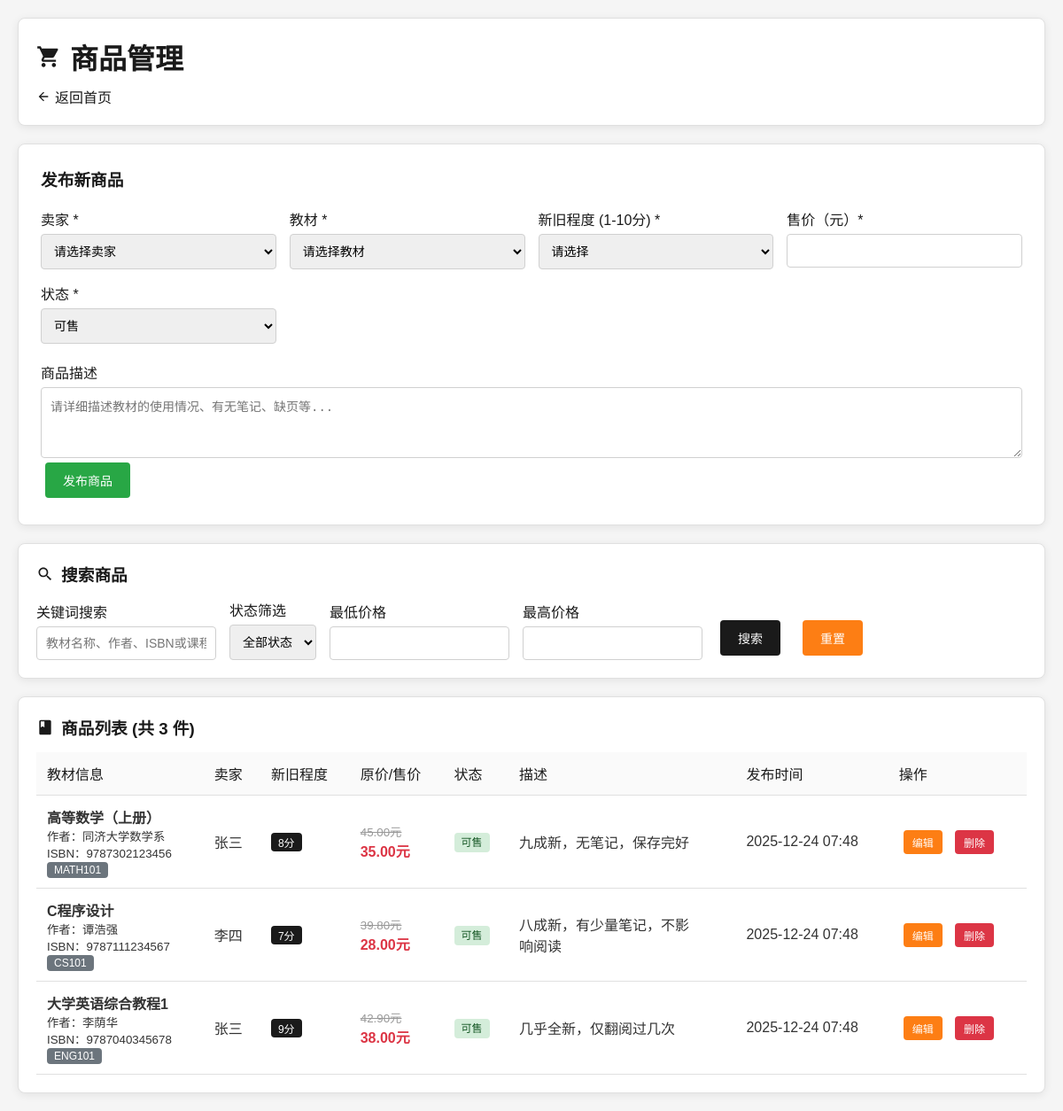
The page /products.php (signed in) on the database its author committed.
### tables this page shows
CREATE TABLE products (
    product_id INT PRIMARY KEY AUTO_INCREMENT,
    seller_id INT NOT NULL,
    book_id INT NOT NULL,
    condition_score TINYINT DEFAULT 5 COMMENT '教材新旧程度1-10分',
    selling_price DECIMAL(10,2) NOT NULL,
    description TEXT,
    status ENUM('available', 'reserved', 'sold') DEFAULT 'available',
    images VARCHAR(500) COMMENT '图片路径，多个用逗号分隔',
    created_at TIMESTAMP DEFAULT CURRENT_TIMESTAMP,
    updated_at TIMESTAMP DEFAULT CURRENT_TIMESTAMP ON UPDATE CURRENT_TIMESTAMP,
    FOREIGN KEY (seller_id) REFERENCES users(user_id),
    FOREIGN KEY (book_id) REFERENCES textbooks(book_id)
);

CREATE TABLE textbooks (
    book_id INT PRIMARY KEY AUTO_INCREMENT,
    isbn VARCHAR(20) NOT NULL,
    title VARCHAR(200) NOT NULL,
    author VARCHAR(100),
    publisher VARCHAR(100),
    edition VARCHAR(20),
    course_code VARCHAR(20),
    course_name VARCHAR(100),
    teacher_name VARCHAR(50),
    original_price DECIMAL(10,2),
    created_at TIMESTAMP DEFAULT CURRENT_TIMESTAMP
);

CREATE TABLE users (
    user_id INT PRIMARY KEY AUTO_INCREMENT,
    username VARCHAR(50) UNIQUE NOT NULL,
    password VARCHAR(255) NOT NULL,
    email VARCHAR(100) UNIQUE NOT NULL,
    phone VARCHAR(20),
    student_id VARCHAR(20),
    credit_score DECIMAL(3,1) DEFAULT 5.0,
    created_at TIMESTAMP DEFAULT CURRENT_TIMESTAMP,
    updated_at TIMESTAMP DEFAULT CURRENT_TIMESTAMP ON UPDATE CURRENT_TIMESTAMP
);

### config.php (called while the page is built, shortened)
<?php
function formatPrice($price) {
    return number_format($price, 2) . '元';
}
function formatDate($date) {
    return date('Y-m-d H:i', strtotime($date));
}
function getStatusText($status) {
    $statusMap = [
        'available' => '可售',
        'reserved' => '预订中',
        'sold' => '已售',
        'pending' => '待确认',
        'confirmed' => '已确认',
        'completed' => '已完成',
        'cancelled' => '已取消',
        'active' => '求购中',
        'matched' => '已匹配',
        'closed' => '已关闭'
    ];
    return isset($statusMap[$status]) ? $statusMap[$status] : $status;
}
?>

### products.php (the view, shortened to what this page needs)
<?php
require_once 'config.php';
$pdo = getDBConnection();
$search = isset($_GET['search']) ? sanitizeInput($_GET['search']) : '';
$price_min = isset($_GET['price_min']) ? floatval($_GET['price_min']) : 0;
$price_max = isset($_GET['price_max']) ? floatval($_GET['price_max']) : 0;
$where_conditions = [];
$params = [];
$where_clause = $where_conditions ? 'WHERE ' . implode(' AND ', $where_conditions) : '';
$sql = "SELECT p.*, t.title, t.author, t.isbn, t.course_code, t.course_name, t.original_price, u.username
        FROM products p
        LEFT JOIN textbooks t ON p.book_id = t.book_id
        LEFT JOIN users u ON p.seller_id = u.user_id
        $where_clause
        ORDER BY p.created_at DESC";
$stmt = $pdo->prepare($sql);
$stmt->execute($params);
$products = $stmt->fetchAll();
$edit_product = null;
?>
<!DOCTYPE html>
<html lang="zh-CN">
<head>
</head>
<body>
    <div class="container">
        <div class="header">
            <h1>
                商品管理
            </h1>
            <p>
                <a href="index.php" class="nav-link">
                    <svg viewBox="0 0 24 24"><path d="M20 11H7.83l5.59-5.59L12 4l-8 8 8 8 1.41-1.41L7.83 13H20v-2z"/></svg>
                    返回首页
                </a>
            </p>
        </div>
        <div class="form-section">
            <h3><?php echo $edit_product ? '编辑商品' : '发布新商品'; ?></h3>
            <form method="POST">
                <div class="form-grid">
                    <div class="form-group">
                        <label for="seller_id">卖家 *</label>
                        <select id="seller_id" name="seller_id" required>
                            <option value="">请选择卖家</option>
                        </select>
                    </div>
                    <div class="form-group">
                        <label for="book_id">教材 *</label>
                        <select id="book_id" name="book_id" required>
                            <option value="">请选择教材</option>
                        </select>
                    </div>
                    <div class="form-group">
                        <label for="condition_score">新旧程度 (1-10分) *</label>
                        <select id="condition_score" name="condition_score" required>
                            <option value="">请选择</option>
                        </select>
                    </div>
                    <div class="form-group">
                        <label for="selling_price">售价（元）*</label>
                        <input type="number" step="0.01" id="selling_price" name="selling_price" required
                               value="<?php echo $edit_product ? $edit_product['selling_price'] : ''; ?>">
                    </div>
                    <div class="form-group">
                        <label for="status">状态 *</label>
                        <select id="status" name="status" required>
                            <option value="available" <?php echo ($edit_product && $edit_product['status'] == 'available') ? 'selected' : ''; ?>>可售</option>
                        </select>
                    </div>
                </div>
                <div class="form-group">
                    <label for="description">商品描述</label>
                    <textarea id="description" name="description" placeholder="请详细描述教材的使用情况、有无笔记、缺页等..."><?php echo $edit_product ? htmlspecialchars($edit_product['description']) : ''; ?></textarea>
                </div>
                <button type="submit" class="btn btn-success">
                    <?php echo $edit_product ? '更新商品' : '发布商品'; ?>
                </button>
            </form>
        </div>
        <div class="search-section">
            <h3>
                <svg viewBox="0 0 24 24"><path d="M15.5 14h-.79l-.28-.27C15.41 12.59 16 11.11 16 9.5 16 5.91 13.09 3 9.5 3S3 5.91 3 9.5 5.91 16 9.5 16c1.61 0 3.09-.59 4.23-1.57l.27.28v.79l5 4.99L20.49 19l-4.99-5zm-6 0C7.01 14 5 11.99 5 9.5S7.01 5 9.5 5 14 7.01 14 9.5 11.99 14 9.5 14z"/></svg>
                搜索商品
            </h3>
            <form method="GET" class="search-form">
                <div class="form-group">
                    <label for="search">关键词搜索</label>
                    <input type="text" id="search" name="search" placeholder="教材名称、作者、ISBN或课程" value="<?php echo htmlspecialchars($search); ?>">
                </div>
                <div class="form-group">
                    <label for="status_filter">状态筛选</label>
                    <select id="status_filter" name="status_filter">
                        <option value="">全部状态</option>
                    </select>
                </div>
                <div class="form-group">
                    <label for="price_min">最低价格</label>
                    <input type="number" step="0.01" id="price_min" name="price_min" value="<?php echo $price_min > 0 ? $price_min : ''; ?>">
                </div>
                <div class="form-group">
                    <label for="price_max">最高价格</label>
                    <input type="number" step="0.01" id="price_max" name="price_max" value="<?php echo $price_max > 0 ? $price_max : ''; ?>">
                </div>
                <button type="submit" class="btn btn-primary">搜索</button>
                <a href="products.php" class="btn btn-warning">重置</a>
            </form>
        </div>
        <div class="table-section">
            <h3>
                <svg viewBox="0 0 24 24"><path d="M18 2H6c-1.1 0-2 .9-2 2v16c0 1.1.9 2 2 2h12c1.1 0 2-.9 2-2V4c0-1.1-.9-2-2-2zM6 4h5v8l-2.5-1.5L6 12V4z"/></svg>
                商品列表 (共 <?php echo count($products); ?> 件)
            </h3>
            <?php if (empty($products)): ?>
                <p style="text-align: center; color: #666; margin: 40px 0;">暂无商品信息</p>
            <?php else: ?>
                <table>
                    <thead>
                        <tr>
                            <th>教材信息</th>
                            <th>卖家</th>
                            <th>新旧程度</th>
                            <th>原价/售价</th>
                            <th>状态</th>
                            <th>描述</th>
                            <th>发布时间</th>
                            <th>操作</th>
                        </tr>
                    </thead>
                    <tbody>
                        <?php foreach ($products as $product): ?>
                            <tr>
                                <td>
                                    <strong><?php echo htmlspecialchars($product['title']); ?></strong><br>
                                    <small>作者：<?php echo htmlspecialchars($product['author']); ?></small><br>
                                    <small>ISBN：<?php echo htmlspecialchars($product['isbn']); ?></small>
                                    <?php if ($product['course_code']): ?>
                                        <br><span class="course-tag"><?php echo htmlspecialchars($product['course_code']); ?></span>
                                    <?php endif; ?>
                                </td>
                                <td><?php echo htmlspecialchars($product['username']); ?></td>
                                <td>
                                    <span class="condition-score"><?php echo $product['condition_score']; ?>分</span>
                                </td>
                                <td>
                                    <?php if ($product['original_price']): ?>
                                        <small style="text-decoration: line-through; color: #999;"><?php echo formatPrice($product['original_price']); ?></small><br>
                                    <?php endif; ?>
                                    <span class="price"><?php echo formatPrice($product['selling_price']); ?></span>
                                </td>
                                <td>
                                    <span class="status-badge status-<?php echo $product['status']; ?>">
                                        <?php echo getStatusText($product['status']); ?>
                                    </span>
                                </td>
                                <td>
                                    <?php if ($product['description']): ?>
                                        <div style="max-width: 200px; overflow: hidden; text-overflow: ellipsis;">
                                            <?php echo htmlspecialchars(mb_substr($product['description'], 0, 50)); ?>
                                        </div>
                                    <?php else: ?>
                                        <span style="color: #999;">无描述</span>
                                    <?php endif; ?>
                                </td>
                                <td><?php echo formatDate($product['created_at']); ?></td>
                                <td>
                                    <a href="?edit=<?php echo $product['product_id']; ?>" class="btn btn-warning btn-small">编辑</a>
                                    <form method="POST" style="display: inline;" onsubmit="return confirm('确定要删除这个商品吗？')">
                                        <button type="submit" class="btn btn-danger btn-small">删除</button>
                                    </form>
                                </td>
                            </tr>
                        <?php endforeach; ?>
                    </tbody>
                </table>
            <?php endif; ?>
        </div>
    </div>
</body>
</html>

### products.php (style rules this page uses)
* { margin: 0; padding: 0; box-sizing: border-box; }
body { font-family: 'Microsoft YaHei', Arial, sans-serif; background: #f5f5f5; min-height: 100vh; color: #333; }
.container { max-width: 1400px; margin: 0 auto; padding: 20px; }
.header { background: #ffffff; padding: 20px; border-radius: 8px; margin-bottom: 20px; box-shadow: 0 2px 10px rgba(0, 0, 0, 0.08); border: 1px solid #e0e0e0; }
.header h1 { color: #1a1a1a; margin-bottom: 10px; display: flex; align-items: center; gap: 10px; }
.header h1 svg { width: 28px; height: 28px; fill: #1a1a1a; }
.nav-link { color: #1a1a1a; text-decoration: none; font-weight: 500; display: inline-flex; align-items: center; gap: 5px; }
.nav-link svg { width: 16px; height: 16px; fill: currentColor; }
.form-section { background: #ffffff; padding: 25px; border-radius: 8px; margin-bottom: 20px; box-shadow: 0 2px 10px rgba(0, 0, 0, 0.08); border: 1px solid #e0e0e0; }
.form-section h3 { color: #1a1a1a; margin-bottom: 20px; }
.form-grid { display: grid; grid-template-columns: repeat(auto-fit, minmax(250px, 1fr)); gap: 15px; margin-bottom: 20px; }
.form-group { display: flex; flex-direction: column; }
.form-group label { margin-bottom: 5px; font-weight: 500; color: #1a1a1a; }
.form-group input, .form-group select, .form-group textarea { padding: 10px; border: 1px solid #d0d0d0; border-radius: 4px; font-size: 14px; transition: border-color 0.3s; }
.form-group textarea { resize: vertical; min-height: 80px; }
.btn { padding: 10px 20px; border: none; border-radius: 4px; cursor: pointer; font-size: 14px; font-weight: 500; text-decoration: none; display: inline-block; text-align: center; transition: all 0.3s; margin: 5px; }
.btn-primary { background: #1a1a1a; color: white; }
.btn-success { background: #28a745; color: white; }
.btn-warning { background: #fd7e14; color: white; }
.btn-danger { background: #dc3545; color: white; }
.btn-small { padding: 5px 10px; font-size: 12px; }
.search-section { background: #ffffff; padding: 20px; border-radius: 8px; margin-bottom: 20px; box-shadow: 0 2px 10px rgba(0, 0, 0, 0.08); border: 1px solid #e0e0e0; }
.search-section h3 { color: #1a1a1a; margin-bottom: 15px; display: flex; align-items: center; gap: 8px; }
.search-section h3 svg { width: 20px; height: 20px; fill: #1a1a1a; }
.search-form { display: flex; gap: 15px; align-items: end; flex-wrap: wrap; }
.table-section { background: #ffffff; padding: 20px; border-radius: 8px; box-shadow: 0 2px 10px rgba(0, 0, 0, 0.08); border: 1px solid #e0e0e0; overflow-x: auto; }
.table-section h3 { color: #1a1a1a; margin-bottom: 15px; display: flex; align-items: center; gap: 8px; }
.table-section h3 svg { width: 20px; height: 20px; fill: #1a1a1a; }
table { width: 100%; border-collapse: collapse; margin-top: 15px; }
th, td { padding: 12px; text-align: left; border-bottom: 1px solid #e0e0e0; }
th { background: #fafafa; font-weight: 500; color: #1a1a1a; }
.price { color: #dc3545; font-weight: bold; }
.status-badge { padding: 4px 8px; border-radius: 4px; font-size: 12px; font-weight: 500; }
.status-available { background: #d4edda; color: #155724; }
.condition-score { display: inline-block; padding: 2px 8px; background: #1a1a1a; color: white; border-radius: 4px; font-size: 12px; }
.course-tag { background: #6c757d; color: white; padding: 2px 8px; border-radius: 4px; font-size: 12px; }

### rows shown on the page
products: book.title "高等数学（上册）", book.author "同济大学数学系", book.isbn "9787302123456", book.course_code "MATH101", seller.username "张三", condition_score "8", book.original_price "45.00元", selling_price "35.00元", status "可售", description "九成新，无笔记，保存完好", created_at "2025-12-24 07:48"
products: book.title "C程序设计", book.author "谭浩强", book.isbn "9787111234567", book.course_code "CS101", seller.username "李四", condition_score "7", book.original_price "39.80元", selling_price "28.00元", status "可售", description "八成新，有少量笔记，不影响阅读", created_at "2025-12-24 07:48"
products: book.title "大学英语综合教程1", book.author "李荫华", book.isbn "9787040345678", book.course_code "ENG101", seller.username "张三", condition_score "9", book.original_price "42.90元", selling_price "38.00元", status "可售", description "几乎全新，仅翻阅过几次", created_at "2025-12-24 07:48"

### other values the page prints
count($products) "3"
